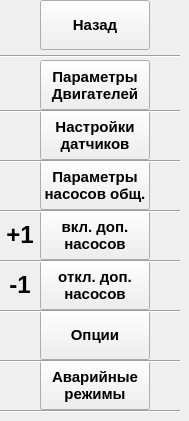
     <widget class="QWidget" name="Settings_Station_Settings_Buttons_page">
      <widget class="QLabel" name="return_to_settings_main_buttons_icon_label_3">
       <property name="geometry">
        <rect>
         <x>0</x>
         <y>0</y>
         <width>40</width>
         <height>50</height>
        </rect>
       </property>
       <property name="text">
        <string/>
       </property>
      </widget>
      <widget class="QPushButton" name="return_to_settings_main_buttons_pushButton_3">
       <property name="geometry">
        <rect>
         <x>40</x>
         <y>0</y>
         <width>110</width>
         <height>50</height>
        </rect>
       </property>
       <property name="font">
        <font>
         <family>Arial</family>
         <pointsize>11</pointsize>
         <weight>75</weight>
         <bold>true</bold>
        </font>
       </property>
       <property name="text">
        <string>Назад</string>
       </property>
      </widget>
      <widget class="QLabel" name="go_to_station_settings_engine_parameters_page_icon_label_2">
       <property name="geometry">
        <rect>
         <x>150</x>
         <y>60</y>
         <width>30</width>
         <height>50</height>
        </rect>
       </property>
       <property name="text">
        <string/>
       </property>
      </widget>
      <widget class="QLabel" name="go_to_station_settings_sensors_settings_page_icon_label_2">
       <property name="geometry">
        <rect>
         <x>150</x>
         <y>110</y>
         <width>30</width>
         <height>50</height>
        </rect>
       </property>
       <property name="text">
        <string/>
       </property>
      </widget>
      <widget class="QLabel" name="go_to_station_settings_general_pumps_parameters_page_icon_label_2">
       <property name="geometry">
        <rect>
         <x>150</x>
         <y>160</y>
         <width>30</width>
         <height>50</height>
        </rect>
       </property>
       <property name="text">
        <string/>
       </property>
      </widget>
      <widget class="QLabel" name="go_to_station_settings_turn_on_extra_pumps_page_icon_label_2">
       <property name="geometry">
        <rect>
         <x>150</x>
         <y>210</y>
         <width>30</width>
         <height>50</height>
        </rect>
       </property>
       <property name="text">
        <string/>
       </property>
      </widget>
      <widget class="QLabel" name="go_to_station_settings_turn_off_extra_pumps_page_icon_label_2">
       <property name="geometry">
        <rect>
         <x>150</x>
         <y>260</y>
         <width>30</width>
         <height>50</height>
        </rect>
       </property>
       <property name="text">
        <string/>
       </property>
      </widget>
      <widget class="QLabel" name="go_to_station_settings_options_page_icon_label_2">
       <property name="geometry">
        <rect>
         <x>150</x>
         <y>310</y>
         <width>30</width>
         <height>50</height>
        </rect>
       </property>
       <property name="text">
        <string/>
       </property>
      </widget>
      <widget class="QLabel" name="go_to_station_settings_emergency_modes_page_icon_label_2">
       <property name="geometry">
        <rect>
         <x>150</x>
         <y>360</y>
         <width>30</width>
         <height>50</height>
        </rect>
       </property>
       <property name="text">
        <string/>
       </property>
      </widget>
      <widget class="QPushButton" name="go_to_station_settings_engine_parameters_page_pushButton">
       <property name="geometry">
        <rect>
         <x>40</x>
         <y>60</y>
         <width>110</width>
         <height>50</height>
        </rect>
       </property>
       <property name="font">
        <font>
         <family>Arial</family>
         <pointsize>11</pointsize>
         <weight>75</weight>
         <bold>true</bold>
        </font>
       </property>
       <property name="text">
        <string>Параметры
Двигателей</string>
       </property>
      </widget>
      <widget class="QPushButton" name="go_to_station_settings_sensors_settings_page_pushButton">
       <property name="geometry">
        <rect>
         <x>40</x>
         <y>110</y>
         <width>110</width>
         <height>50</height>
        </rect>
       </property>
       <property name="font">
        <font>
         <family>Arial</family>
         <pointsize>11</pointsize>
         <weight>75</weight>
         <bold>true</bold>
        </font>
       </property>
       <property name="text">
        <string>Настройки
датчиков</string>
       </property>
      </widget>
      <widget class="QPushButton" name="go_to_station_settings_general_pumps_parameters_page_pushButton">
       <property name="geometry">
        <rect>
         <x>40</x>
         <y>160</y>
         <width>110</width>
         <height>50</height>
        </rect>
       </property>
       <property name="font">
        <font>
         <family>Arial</family>
         <pointsize>11</pointsize>
         <weight>75</weight>
         <bold>true</bold>
        </font>
       </property>
       <property name="text">
        <string>Параметры
насосов общ.</string>
       </property>
      </widget>
      <widget class="QPushButton" name="go_to_station_settings_turn_on_extra_pumps_page_pushButton">
       <property name="geometry">
        <rect>
         <x>40</x>
         <y>210</y>
         <width>110</width>
         <height>50</height>
        </rect>
       </property>
       <property name="font">
        <font>
         <family>Arial</family>
         <pointsize>11</pointsize>
         <weight>75</weight>
         <bold>true</bold>
        </font>
       </property>
       <property name="text">
        <string>вкл. доп.
насосов</string>
       </property>
      </widget>
      <widget class="QPushButton" name="go_to_station_settings_turn_off_extra_pumps_page_pushButton">
       <property name="geometry">
        <rect>
         <x>40</x>
         <y>260</y>
         <width>110</width>
         <height>50</height>
        </rect>
       </property>
       <property name="font">
        <font>
         <family>Arial</family>
         <pointsize>11</pointsize>
         <weight>75</weight>
         <bold>true</bold>
        </font>
       </property>
       <property name="text">
        <string>откл. доп.
насосов</string>
       </property>
      </widget>
      <widget class="QPushButton" name="go_to_station_settings_options_page_pushButton">
       <property name="geometry">
        <rect>
         <x>40</x>
         <y>310</y>
         <width>110</width>
         <height>50</height>
        </rect>
       </property>
       <property name="font">
        <font>
         <family>Arial</family>
         <pointsize>11</pointsize>
         <weight>75</weight>
         <bold>true</bold>
        </font>
       </property>
       <property name="text">
        <string>Опции</string>
       </property>
      </widget>
      <widget class="QPushButton" name="go_to_station_settings_emergency_modes_page_pushButton">
       <property name="geometry">
        <rect>
         <x>40</x>
         <y>360</y>
         <width>110</width>
         <height>50</height>
        </rect>
       </property>
       <property name="font">
        <font>
         <family>Arial</family>
         <pointsize>11</pointsize>
         <weight>75</weight>
         <bold>true</bold>
        </font>
       </property>
       <property name="text">
        <string>Аварийные
режимы</string>
       </property>
      </widget>
      <widget class="QLabel" name="go_to_station_settings_engine_parameters_page_icon_label_1">
       <property name="geometry">
        <rect>
         <x>0</x>
         <y>60</y>
         <width>40</width>
         <height>50</height>
        </rect>
       </property>
       <property name="text">
        <string/>
       </property>
      </widget>
      <widget class="QLabel" name="go_to_station_settings_sensors_settings_page_icon_label_1">
       <property name="geometry">
        <rect>
         <x>0</x>
         <y>110</y>
         <width>40</width>
         <height>50</height>
        </rect>
       </property>
       <property name="text">
        <string/>
       </property>
      </widget>
      <widget class="QLabel" name="go_to_station_settings_general_pumps_parameters_page_icon_label_1">
       <property name="geometry">
        <rect>
         <x>0</x>
         <y>160</y>
         <width>40</width>
         <height>50</height>
        </rect>
       </property>
       <property name="text">
        <string/>
       </property>
      </widget>
      <widget class="QLabel" name="go_to_station_settings_turn_on_extra_pumps_page_icon_label_1">
       <property name="geometry">
        <rect>
         <x>0</x>
         <y>210</y>
         <width>40</width>
         <height>50</height>
        </rect>
       </property>
       <property name="font">
        <font>
         <family>Arial</family>
         <pointsize>18</pointsize>
         <weight>75</weight>
         <bold>true</bold>
        </font>
       </property>
       <property name="text">
        <string>+1</string>
       </property>
       <property name="alignment">
        <set>Qt::AlignCenter</set>
       </property>
      </widget>
      <widget class="QLabel" name="go_to_station_settings_turn_off_extra_pumps_page_icon_label_1">
       <property name="geometry">
        <rect>
         <x>0</x>
         <y>260</y>
         <width>40</width>
         <height>50</height>
        </rect>
       </property>
       <property name="font">
        <font>
         <family>Arial</family>
         <pointsize>18</pointsize>
         <weight>75</weight>
         <bold>true</bold>
        </font>
       </property>
       <property name="text">
        <string>-1</string>
       </property>
       <property name="alignment">
        <set>Qt::AlignCenter</set>
       </property>
      </widget>
      <widget class="QLabel" name="go_to_station_settings_options_page_icon_label_1">
       <property name="geometry">
        <rect>
         <x>0</x>
         <y>310</y>
         <width>40</width>
         <height>50</height>
        </rect>
       </property>
       <property name="text">
        <string/>
       </property>
      </widget>
      <widget class="QLabel" name="go_to_station_settings_emergency_modes_page_icon_label_1">
       <property name="geometry">
        <rect>
         <x>0</x>
         <y>360</y>
         <width>40</width>
         <height>50</height>
        </rect>
       </property>
       <property name="text">
        <string/>
       </property>
      </widget>
      <widget class="Line" name="station_line_1">
       <property name="geometry">
        <rect>
         <x>0</x>
         <y>55</y>
         <width>180</width>
         <height>2</height>
        </rect>
       </property>
       <property name="frameShadow">
        <enum>QFrame::Sunken</enum>
       </property>
       <property name="orientation">
        <enum>Qt::Horizontal</enum>
       </property>
      </widget>
      <widget class="Line" name="station_line_2">
       <property name="geometry">
        <rect>
         <x>0</x>
         <y>110</y>
         <width>180</width>
         <height>2</height>
        </rect>
       </property>
       <property name="frameShadow">
        <enum>QFrame::Sunken</enum>
       </property>
       <property name="orientation">
        <enum>Qt::Horizontal</enum>
       </property>
      </widget>
      <widget class="Line" name="station_line_3">
       <property name="geometry">
        <rect>
         <x>0</x>
         <y>160</y>
         <width>180</width>
         <height>2</height>
        </rect>
       </property>
       <property name="frameShadow">
        <enum>QFrame::Sunken</enum>
       </property>
       <property name="orientation">
        <enum>Qt::Horizontal</enum>
       </property>
      </widget>
      <widget class="Line" name="station_line_4">
       <property name="geometry">
        <rect>
         <x>0</x>
         <y>210</y>
         <width>180</width>
         <height>2</height>
        </rect>
       </property>
       <property name="frameShadow">
        <enum>QFrame::Sunken</enum>
       </property>
       <property name="orientation">
        <enum>Qt::Horizontal</enum>
       </property>
      </widget>
      <widget class="Line" name="station_line_5">
       <property name="geometry">
        <rect>
         <x>0</x>
         <y>260</y>
         <width>180</width>
         <height>2</height>
        </rect>
       </property>
       <property name="frameShadow">
        <enum>QFrame::Sunken</enum>
       </property>
       <property name="orientation">
        <enum>Qt::Horizontal</enum>
       </property>
      </widget>
      <widget class="Line" name="station_line_6">
       <property name="geometry">
        <rect>
         <x>0</x>
         <y>310</y>
         <width>180</width>
         <height>2</height>
        </rect>
       </property>
       <property name="frameShadow">
        <enum>QFrame::Sunken</enum>
       </property>
       <property name="orientation">
        <enum>Qt::Horizontal</enum>
       </property>
      </widget>
      <widget class="Line" name="station_line_7">
       <property name="geometry">
        <rect>
         <x>0</x>
         <y>360</y>
         <width>180</width>
         <height>2</height>
        </rect>
       </property>
       <property name="frameShadow">
        <enum>QFrame::Sunken</enum>
       </property>
       <property name="orientation">
        <enum>Qt::Horizontal</enum>
       </property>
      </widget>
      <widget class="Line" name="station_line_8">
       <property name="geometry">
        <rect>
         <x>0</x>
         <y>410</y>
         <width>180</width>
         <height>2</height>
        </rect>
       </property>
       <property name="frameShadow">
        <enum>QFrame::Sunken</enum>
       </property>
       <property name="orientation">
        <enum>Qt::Horizontal</enum>
       </property>
      </widget>
     </widget>
